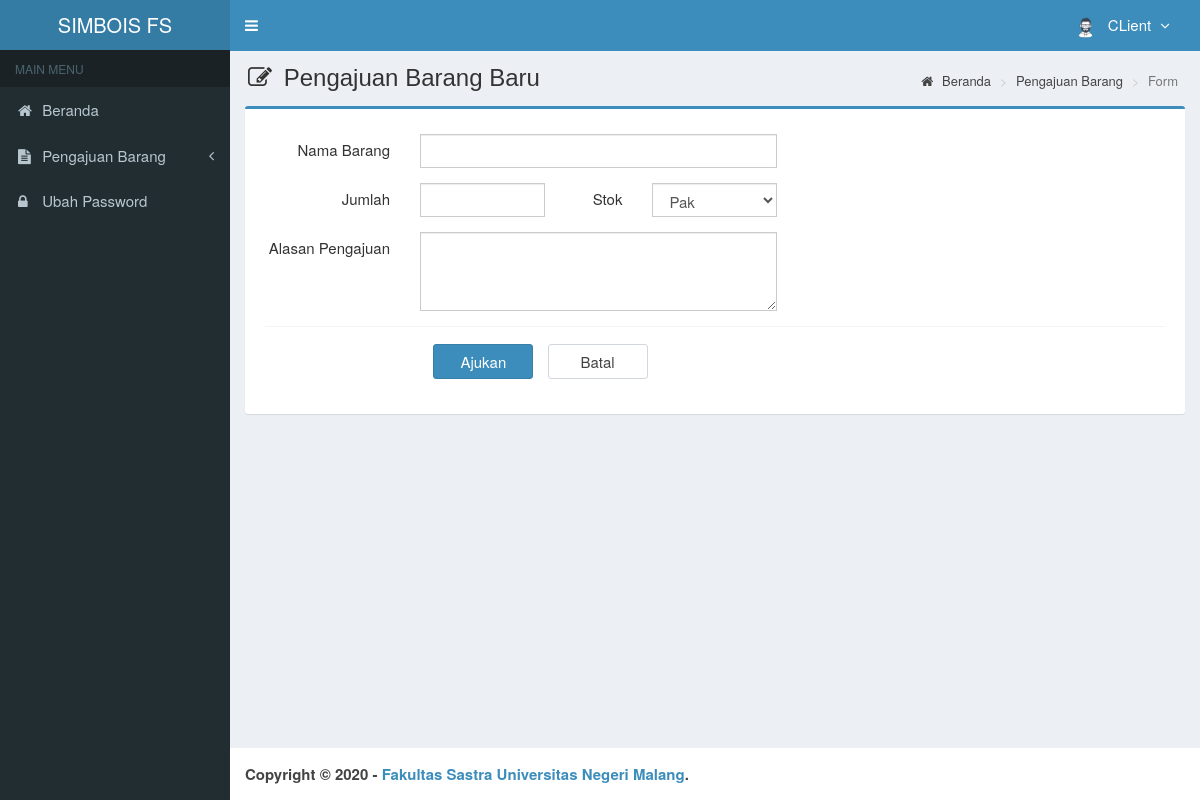
The page /main.php?module=form_pengajuan_baru (signed in) on the database its author committed.
### tables this page shows
CREATE TABLE `is_users` (
  `id_user` smallint(6) NOT NULL,
  `username` varchar(50) NOT NULL,
  `nama_user` varchar(50) NOT NULL,
  `password` varchar(50) NOT NULL,
  `email` varchar(50) DEFAULT NULL,
  `telepon` varchar(13) DEFAULT NULL,
  `foto` varchar(100) DEFAULT NULL,
  `hak_akses` enum('Super Admin','Manajer','Gudang') NOT NULL,
  `status` enum('aktif','blokir') NOT NULL DEFAULT 'aktif',
  `created_at` timestamp NOT NULL DEFAULT current_timestamp(),
  `updated_at` timestamp NOT NULL DEFAULT current_timestamp() ON UPDATE current_timestamp()
);

### modules/pengajuan/form_baru.php (the view, shortened to what this page needs)
<?php
$query = mysqli_query($mysqli, "SELECT nama_satuan FROM is_satuan");
?>
<section class="content-header">
    <h1>
        <i class="fa fa-edit icon-title"></i> Pengajuan Barang Baru
    </h1>
    <ol class="breadcrumb">
        <li><a href="?module=home"><i class="fa fa-home"></i> Beranda </a></li>
        <li><a href="?module=barang">Pengajuan Barang </a></li>
        <li class="active">Form </li>
    </ol>
</section>
<section class="content">
    <div class="row">
        <div class="col-md-12">
            <div class="box box-primary">
                <form role="form" class="form-horizontal" action="modules/pengajuan/proses.php?act=baru" method="POST">
                    <div class="box-body">
                        <div class="form-group">
                            <label class="col-sm-2 control-label">Nama Barang</label>
                            <div class="col-sm-5">
                                <input type="text" class="form-control" name="nama_barang" value=""  required>
                            </div>
                        </div>
                        <div class="form-group">
                            <label class="col-sm-2 control-label">Jumlah</label>
                            <div class="col-sm-2">
                                <input type="number" class="form-control" name="jumlah" min="1" placeholder="" max="" aria-describedby="basic-addon2">
                            </div>
                            <label class="col-sm-1 control-label">Stok</label>
                            <div class="col-sm-2">
                                <select name="satuan" id="" class="form-control" required>
                                <?php
                                    while ($data_satuan = mysqli_fetch_assoc($query)) {
                                        echo "<option value=\"$data_satuan[nama_satuan]\"> $data_satuan[nama_satuan] </option>";
                                    }
                                ?>
                                </select>
                            </div>
                        </div>
                        <div class="form-group">
                            <label class="col-sm-2 control-label" for="exampleFormControlTextarea1">Alasan Pengajuan </label>
                            <div class="col-sm-5">
                                <textarea class="form-control" name="alasan" id="exampleFormControlTextarea1" rows="3"></textarea>
                            </div>
                        </div>
                        <div class="box-footer">
                            <div class="form-group">
                                <div class="col-sm-offset-2 col-sm-10">
                                    <input type="submit" class="btn btn-primary btn-submit" name="ajukan" value="Ajukan">
                                    <a href="?module=home" class="btn btn-default btn-reset">Batal</a>
                                </div>
                            </div>
                        </div>
                </form>
            </div>
        </div>
    </div>
</section>

### top-menu.php (shortened to what this page needs)
<?php
require_once "config/database.php";
$query = mysqli_query($mysqli, "SELECT id_user, nama_user, foto, hak_akses FROM is_users WHERE id_user='$_SESSION[id_user]'")
                                or die('Ada kesalahan pada query tampil Manajemen User: '.mysqli_error($mysqli));
$data = mysqli_fetch_assoc($query);
?>
<li class="dropdown user user-menu">
  <a href="#" class="dropdown-toggle" data-toggle="dropdown">
  <?php
  if ($data['foto']=="") { ?>
    <img src="images/user/user-default.png" class="user-image" alt="User Image"/>
  <?php
  }
  else { ?>
    <img src="images/user/<?php echo $data['foto']; ?>" class="user-image" alt="User Image"/>
  <?php
  }
  ?>
    <span class="hidden-xs"><?php echo $data['nama_user']; ?> <i style="margin-left:5px" class="fa fa-angle-down"></i></span>
  </a>
</li>

### assets/css/style.css (style rules this page uses)
.form-horizontal .control-label { margin-bottom: 0; padding-top: 5px; text-align: right; }
label { display: inline-block; font-size: 15px; font-weight: 400; margin-bottom: 5px; max-width: 100%; }
.form-control { background-color: #fff; background-image: none; border: 1px solid #ccc; border-radius: 4px; box-shadow: 0 1px 1px rgba(0, 0, 0, 0.075) inset; color: #555; display: block; font-size: 15px; height: 34px; line-height: 1.42857; padding: 6px 12px; transition: border-color 0.15s ease-in-out 0s, box-shadow 0.15s ease-in-out 0s; width: 100%; }
.btn-default { background-color: #fff; border-color: #d2d6de; color: #444; }
.content-header { padding: 15px 18px 0; position: relative; }
.content-header > .breadcrumb { background: transparent none repeat scroll 0 0; border-radius: 2px; float: right; font-size: 13px; margin-bottom: 0; margin-top: 0; padding: 7px 12px; position: absolute; right: 10px; top: 15px; }
.btn-submit { width: 100px; margin-top: 7px; margin-right: 10px; font-size: 15px; }
.btn-reset { width: 100px; margin-top: 7px; font-size: 15px; }
.icon-title { margin-right: 5px; }
body { background-color: #fff; color: #333; font-size: 15px; line-height: 1.42857; }

### rows shown on the page
is_users: foto (picture), nama_user "CLient"

### other values the page prints
form field satuan "Pak"
